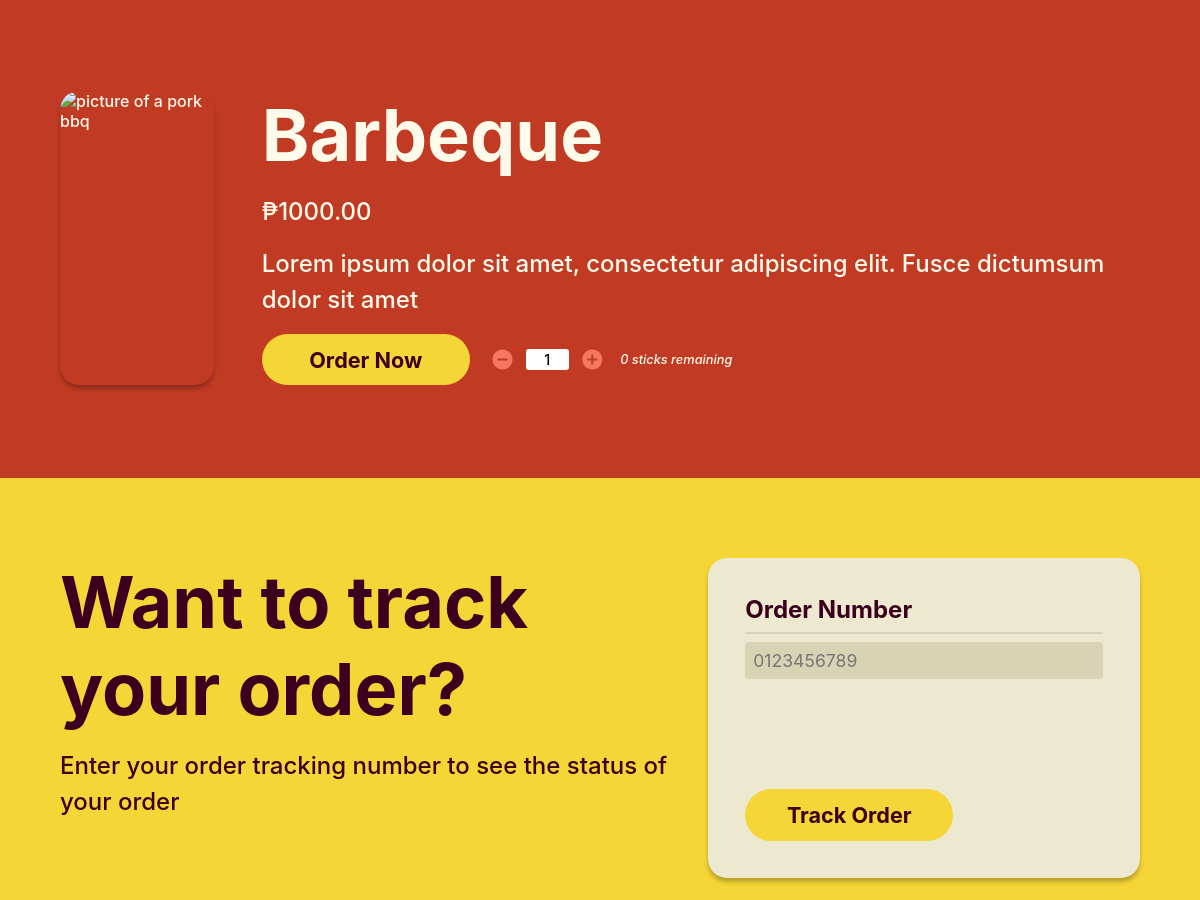
Page /Website/cus-home-page.php (middle part) on the earlier database version.
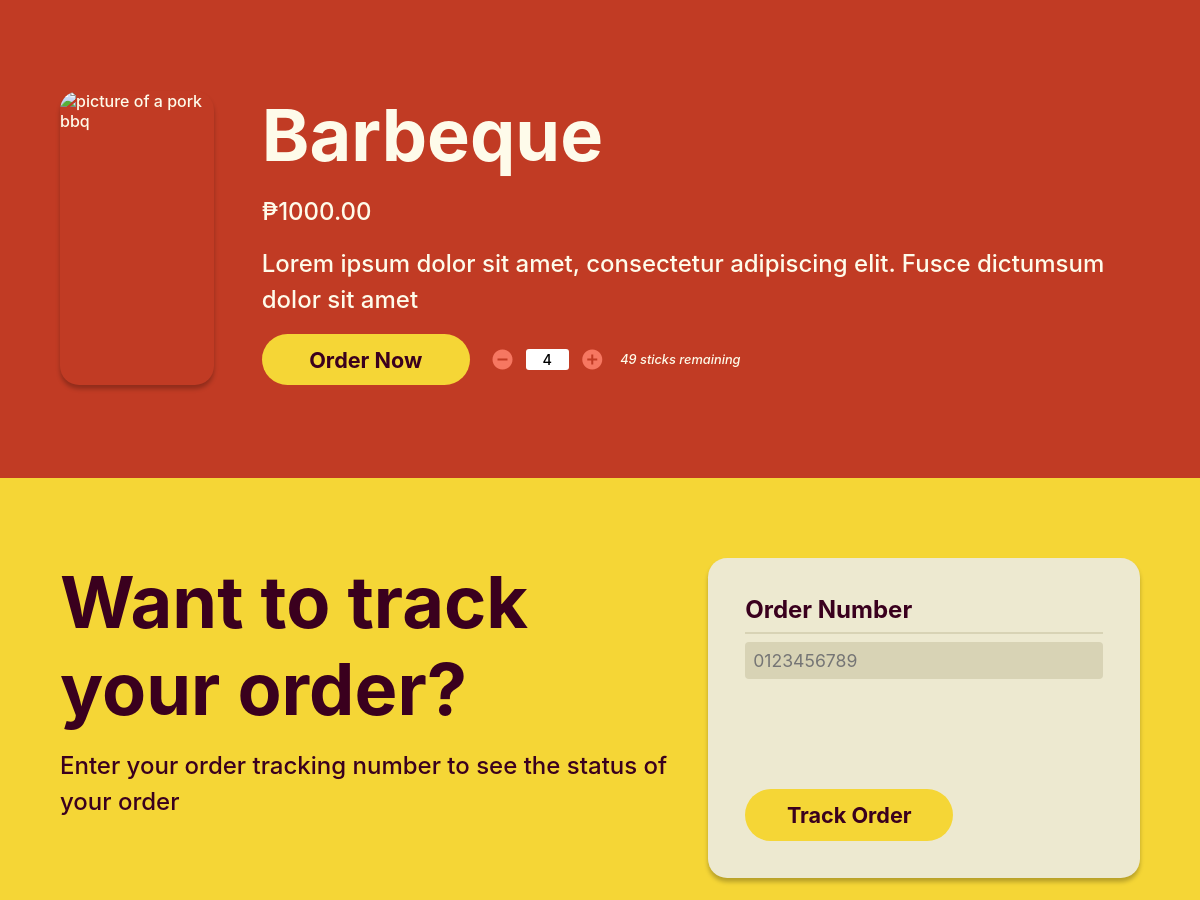
Same page on the later database version.
### tables this page shows
CREATE TABLE `food` (
  `FOOD_ID` int(18) UNSIGNED NOT NULL,
  `CTGY_ID` int(18) NOT NULL,
  `FOOD_NAME` varchar(20) NOT NULL,
  `FOOD_PRICE` decimal(10,2) NOT NULL,
  `FOOD_DESC` varchar(50) NOT NULL,
  `FOOD_IMG` varchar(255) NOT NULL,
  `FOOD_STOCK` int(20) NOT NULL,
  `FOOD_ACTIVE` varchar(10) NOT NULL,
  `FOOD_TYPE` varchar(16) NOT NULL
);

CREATE TABLE `in_order` (
  `IN_ORDER_ID` int(18) UNSIGNED NOT NULL,
  `FOOD_ID` int(18) NOT NULL,
  `PRSN_ID` int(18) NOT NULL,
  `IN_ORDER_QUANTITY` int(11) NOT NULL,
  `IN_ORDER_TOTAL` decimal(10,2) NOT NULL,
  `IN_ORDER_STATUS` varchar(21) NOT NULL,
  `PLACED_ORDER_ID` int(18) UNSIGNED DEFAULT NULL,
  `GUEST_ORDER_IDENTIFIER` varchar(50) NOT NULL
);

### Website/cus-home-page.php (the view, shortened to what this page needs)
<?php
@include 'constants.php';
$PRSN_ROLE = $_SESSION['prsn_role'];
$FOOD_NAME = 'Barbeque';
$sql = "SELECT * FROM food WHERE FOOD_ACTIVE='Yes' AND FOOD_NAME = '$FOOD_NAME'";
$res = mysqli_query($conn, $sql);
$count = mysqli_num_rows($res);
if ($count > 0) {
    while ($row = mysqli_fetch_assoc($res)) {
        $FOOD_ID = $row['FOOD_ID'];
        $FOOD_NAME = $row['FOOD_NAME'];
        $FOOD_PRICE = $row['FOOD_PRICE'];
        $FOOD_STOCK = $row['FOOD_STOCK'];
    }
}
$IN_ORDER_QUANTITY = isset($IN_ORDER_QUANTITY) ? $IN_ORDER_QUANTITY : 1;
?>
<!DOCTYPE html>
<html lang="en">
<head>
    <link rel="stylesheet" href="header-styles.css">
    <link rel="stylesheet" href="home-styles.css">
    <link href='https://unpkg.com/boxicons@2.1.4/css/boxicons.min.css' rel='stylesheet'>
</head>
<body class="<?php echo ($PRSN_ROLE === 'Wholesaler') ? 'wholesaler' : ''; ?>">
    <main>
        <?php $sql = "SELECT f.*, io.in_order_quantity
        FROM food f
        LEFT JOIN in_order io ON f.FOOD_ID = io.food_id AND io.placed_order_id IS NULL
        WHERE f.FOOD_ID = '$FOOD_ID'";
        $res = mysqli_query($conn, $sql);
        $count = mysqli_num_rows($res);
        if ($count > 0) {
            while ($row = mysqli_fetch_assoc($res)) {
                $IN_ORDER_QUANTITY = $row['in_order_quantity'];
            }
        } ?>
        <section class="section" id="product-section">
            <div class="container responsive">
                <img src="https://urbanblisslife.com/wp-content/uploads/2021/06/Filipino-Pork-BBQ-FEATURE.jpg" alt="picture of a pork bbq">
                <div class="text">
                    <h1><?php echo $FOOD_NAME; ?></h1>
                    <p>₱<?php echo $FOOD_PRICE; ?></p>
                    <p>Lorem ipsum dolor sit amet, consectetur adipiscing elit. Fusce dictumsum dolor sit amet</p>
                    <div class="action-grp responsive">
                        <form method="post" class="form">
                            <button name="order" type="submit" class="button" <?php echo ($FOOD_STOCK <= 0) ? 'disabled' : ''; ?>>Order Now</button>
                        </form>
                        <?php
                        $sql = "SELECT f.*, io.in_order_quantity
                FROM food f
                LEFT JOIN in_order io ON f.FOOD_ID = io.food_id AND io.placed_order_id IS NULL
                WHERE f.FOOD_ID = '$FOOD_ID'";
                        $res = mysqli_query($conn, $sql);
                        $count = mysqli_num_rows($res);
                        if ($count > 0) {
                            while ($row = mysqli_fetch_assoc($res)) {
                                $IN_ORDER_QUANTITY = $row['in_order_quantity'];
                            }
                        }
                        ?>
                        <div class="with-remaining">
                            <div class="quantity-group">
                                <i class='bx bxs-minus-circle js-minus circle' data-stock="<?php echo $FOOD_STOCK; ?>"></i>
                                <p class="amount js-num"><?php echo ($IN_ORDER_QUANTITY == NULL) ? 1 : $IN_ORDER_QUANTITY; ?></p>
                                <i class='bx bxs-plus-circle js-plus circle' data-stock="<?php echo $FOOD_STOCK; ?>"></i>
                            </div>
                            <p class="remaining"><?php echo ($FOOD_STOCK < 0) ? 0 : $FOOD_STOCK; ?> sticks remaining</p>
                        </div>
                    </div>
                </div>
            </div>
        </section>
        <section class="section" id="track-order-section">
            <div class="container responsive">
                <div class="text">
                    <h1>Want to track your order?</h1>
                    <p>Enter your order tracking number to see the status of your order</p>
                </div>
                <form class="form" method="post" onsubmit="return validateForm()">
                    <div class="top input-control">
                        <h2>Order Number</h2>
                        <hr>
                        <input name="track-order" id="order-number" type="text" placeholder="0123456789">
                    </div>
                    <button name="submit" type="submit" class="button">Track Order</button>
                </form>
            </div>
        </section>
    </main>
</body>
</html>

Differences in the rows shown:
changed food "Barbeque": FOOD_STOCK (not shown) → "49"
added in_order: IN_ORDER_QUANTITY "4"
Other differences:
text no longer shown: "1 0"
